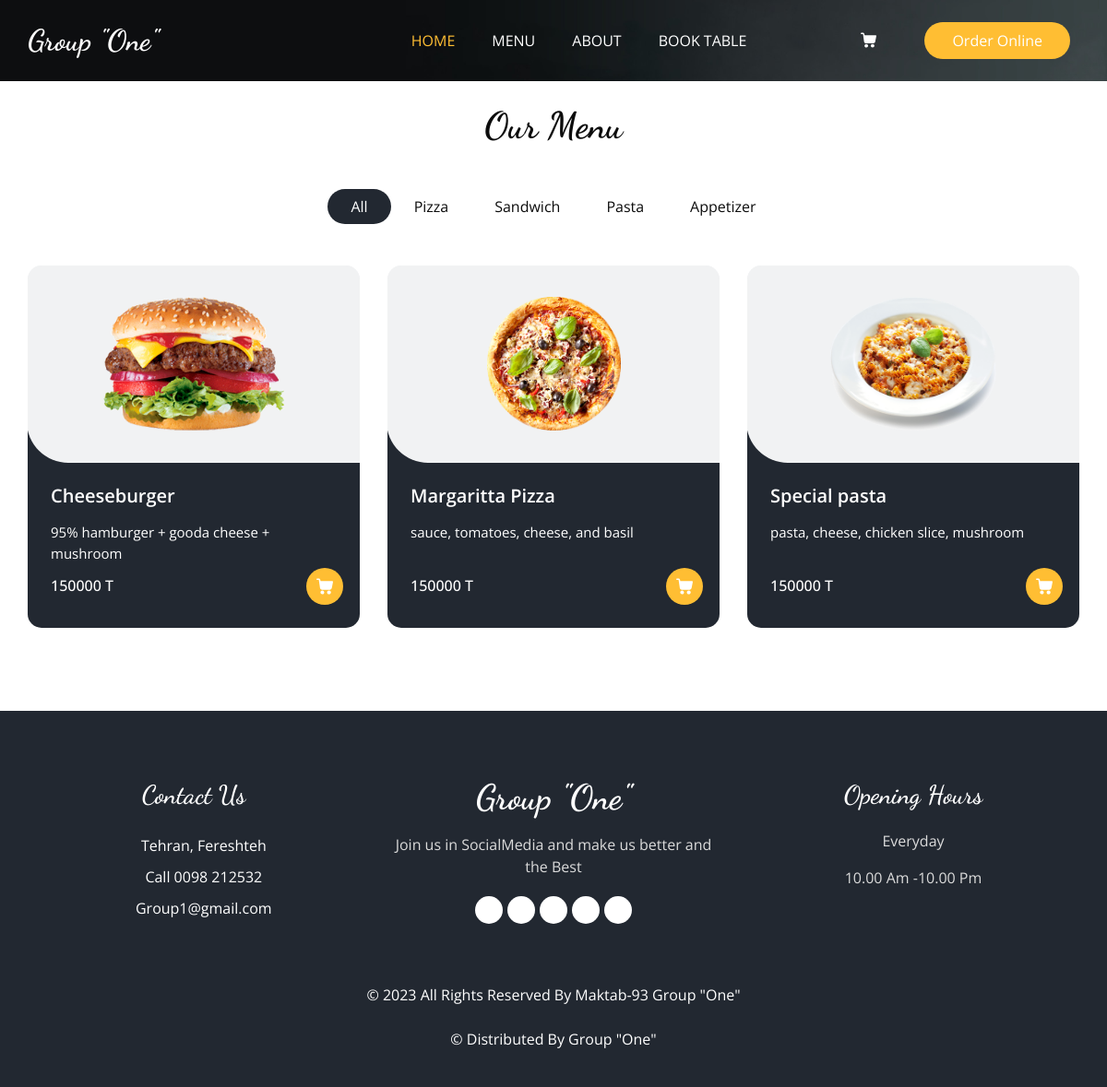
The app's page /menu/ with its own data.
### CafeManagement/home/models.py (models this page shows, shortened)
class RestaurantInfo(ModelInfo):
    title = models.CharField(max_length=50)
    about = models.OneToOneField(
        AboutContent, on_delete=models.SET_NULL, null=True, blank=True
    )
    phone_number = models.CharField(max_length=50)
    address = models.TextField()
    email = models.EmailField()
    opening_hours = models.CharField(max_length=50)

### CafeManagement/menu_items/models.py (models this page shows, shortened)
class Category(ModelInfo):
    name = models.CharField(max_length=150)
    parent_category = models.ForeignKey(
        "Category",
        on_delete=models.CASCADE,
        related_name="categories",
        null=True,
        blank=True,
    )
    class Meta:
        verbose_name_plural = "Categories"
    def __str__(self):
        return self.name

class MenuItem(ModelInfo):
    title = models.CharField(max_length=150)
    price = models.IntegerField()
    category = models.ForeignKey(
        Category,
        on_delete=models.SET_NULL,
        related_name="menuItems",
        null=True,
        blank=True,
    )
    period_time_service = models.DurationField(default=timedelta(seconds=300))
    estimated_cooking_time = models.DurationField(default=timedelta(seconds=300))
    image = models.ImageField(upload_to="images/", default="", null=True, blank=True)
    is_active = models.BooleanField(default=True)
    description = RichTextField()
    class Meta:
        verbose_name_plural = "MenuItems"

### CafeManagement/menu_items/views.py (the view)
# urls.py: path("menu/", views.MenuView.as_view(), name="menu"),
class MenuView(View):
    def get(self, request):
        menu = MenuItem.objects.all()
        categories = Category.objects.all()
        info = RestaurantInfo.objects.first()
        return render(
            request,
            "menu_page.html",
            context={"menu": menu, "categories": categories, "info": info},
        )

### CafeManagement/templates/menu_page.html (shortened to what this page needs)
{% extends 'base.html' %}
{% block content %}
  {% include 'include/menu.html' %}
{% endblock %}

### CafeManagement/templates/include/navbar.html (shortened to what this page needs)
<nav class="navbar navbar-expand-lg custom_nav-container ">
    <a class="navbar-brand" href="{% url 'home' %}">
      <span>
        {{info.title}}
      </span>
    </a>
    <div class="collapse navbar-collapse" id="navbarSupportedContent">
      <ul class="navbar-nav  mx-auto ">
        <li class="nav-item active">
          <a class="nav-link" href="{% url 'home' %}">Home <span class="sr-only">(current)</span></a>
        </li>
        <li class="nav-item">
          <a class="nav-link" href="{% url 'menu' %}">Menu</a>
        </li>
        <li class="nav-item">
          <a class="nav-link" href="{% url 'about' %}">About</a>
        </li>
        <li class="nav-item">
          <a class="nav-link" href="{% url 'book' %}">Book Table</a>
        </li>
      </ul>
      <div class="user_option">
        <a href="{% url 'customer' %}" class="user_link"><i class="fa fa-user" aria-hidden="true"></i></a>
        <a class="cart_link" href="{% url 'cart' %}">
        </a>
        <form class="form-inline">
          <button class="btn  my-2 my-sm-0 nav_search-btn" type="submit">
            <i class="fa fa-search" aria-hidden="true"></i>
          </button>
        </form>
        <a href="" class="order_online">
          Order Online
        </a>
      </div>
    </div>
  </nav>

### CafeManagement/templates/include/menu.html (shortened to what this page needs)
{% load static %}
<br>
<section class="food_section layout_padding-bottom">
  <div class="container">
    <div class="heading_container heading_center">
      <h2>
        Our Menu
      </h2>
    </div>
    <ul class="filters_menu">
      <li class="active" data-filter="*">All</li>
      {% for category in categories %}
      <li data-filter=".{{category}}">{{category|title}}</li>
      {% endfor %}
    </ul>
    <div class="filters-content">
      <div class="row grid">
        {% for menu_item in menu %}
        <div class="col-xs-10 col-sm-8 col-md-6 col-lg-4 all {{menu_item.category}}">
          <div class="box">
            <div>
              <div class="img-box">
                <img src="{{menu_item.image.url}}">
              </div>
              <div class="detail-box">
                <h5>
                  {{menu_item.title}}
                </h5>
                <div style="height: 50px;">
                <p>
                  {{menu_item.description|safe|truncatewords:"8"}}
                </p>
              </div>
                <div class="options">
                  <h6>
                    {{menu_item.price}} T
                  </h6>
                  <div class="row">
                    <div class="p-1">
                    </div>
                    <div class="p-1"><span id="cart_quantity{{menu_item.id}}"></span></div>
                  <div class="p-1">
                </div>
                  <div class="p-1">
                </div>
                  <div class="pr-2">
                  <a href= "javascript:null" onclick="setToMenuCart('{{menu_item.id}}')" id="cart_item{{menu_item.id}}" class="show">
                    <svg version="1.1" id="item{{menu_item.id}}" xmlns="http://www.w3.org/2000/svg" xmlns:xlink="http://www.w3.org/1999/xlink" x="0px" y="0px" viewBox="0 0 456.029 456.029" style="enable-background:new 0 0 456.029 456.029;" xml:space="preserve">
                      <g>
                        <g>
                          <path d="M345.6,338.862c-29.184,0-53.248,23.552-53.248,53.248c0,29.184,23.552,53.248,53.248,53.248
                       c29.184,0,53.248-23.552,53.248-53.248C398.336,362.926,374.784,338.862,345.6,338.862z" />
                        </g>
                      </g>
                      <g>
                        <g>
                          <path d="M439.296,84.91c-1.024,0-2.56-0.512-4.096-0.512H112.64l-5.12-34.304C104.448,27.566,84.992,10.67,61.952,10.67H20.48
                       C9.216,10.67,0,19.886,0,31.15c0,11.264,9.216,20.48,20.48,20.48h41.472c2.56,0,4.608,2.048,5.12,4.608l31.744,216.064
                       c4.096,27.136,27.648,47.616,55.296,47.616h212.992c26.624,0,49.664-18.944,55.296-45.056l33.28-166.4
                       C457.728,97.71,450.56,86.958,439.296,84.91z" />
                        </g>
                      </g>
                      <g>
                        <g>
                          <path d="M215.04,389.55c-1.024-28.16-24.576-50.688-52.736-50.688c-29.696,1.536-52.224,26.112-51.2,55.296
                       c1.024,28.16,24.064,50.688,52.224,50.688h1.024C193.536,443.31,216.576,418.734,215.04,389.55z" />
                        </g>
                      </g>
                      <g>
                      </g>
                      <g>
                      </g>
                      <g>
                      </g>
                      <g>
                      </g>
                      <g>
                      </g>
                      <g>
                      </g>
                      <g>
                      </g>
                      <g>
                      </g>
                      <g>
                      </g>
                      <g>
                      </g>
                      <g>
                      </g>
                      <g>
                      </g>
                      <g>
                      </g>
                      <g>
                      </g>
                      <g>
                      </g>
                    </svg>
                  </a>
                </div>
                </div>
                  </div>
              </div>
            </div>
          </div>
        </div>
        {% endfor %}
  </div>
</section>

### CafeManagement/templates/include/footer.html (shortened to what this page needs)
  <footer class="footer_section">
    <div class="container">
      <div class="row">
        <div class="col-md-4 footer-col">
          <div class="footer_contact">
            <h4>
              Contact Us
            </h4>
            <div class="contact_link_box">
              <a href="https://goo.gl/maps/HTrc35Hpzrodi61J7"  target="_blank" >
                <i class="fa fa-map-marker" aria-hidden="true"></i>
                <span>
                  {{info.address}}
                </span>
              </a>
              <a href="">
                <i class="fa fa-phone" aria-hidden="true"></i>
                <span>
                  Call {{info.phone_number}}
                </span>
              </a>
              <a href="">
                <i class="fa fa-envelope" aria-hidden="true"></i>
                <span>
                  {{info.email}}
                </span>
              </a>
            </div>
          </div>
        </div>
        <div class="col-md-4 footer-col">
          <div class="footer_detail">
            <a href="" class="footer-logo">
              {{info.title}}
            </a>
            <p>
Join us in SocialMedia and make us better and the Best            </p>
            <div class="footer_social">
              <a href="">
                <i class="fa fa-facebook" aria-hidden="true"></i>
              </a>
              <a href="">
                <i class="fa fa-twitter" aria-hidden="true"></i>
              </a>
              <a href="">
                <i class="fa fa-linkedin" aria-hidden="true"></i>
              </a>
              <a href="">
                <i class="fa fa-instagram" aria-hidden="true"></i>
              </a>
              <a href="">
                <i class="fa fa-pinterest" aria-hidden="true"></i>
              </a>
            </div>
          </div>
        </div>
        <div class="col-md-4 footer-col">
          <h4>
            Opening Hours
          </h4>
          <p>
            Everyday
          </p>
          <p>
            {{info.opening_hours}}
          </p>
        </div>
      </div>
      <div class="footer-info">
        <p>
          &copy; <span id="displayYear"></span> All Rights Reserved By
          <a href="https://html.design/">Maktab-93 {{info.title}}</a><br><br>
          &copy;  Distributed By
          <a href="https://themewagon.com/" target="_blank">{{info.title}} </a>
        </p>
      </div>
    </div>
  </footer>

### CafeManagement/static/css/responsive.css (style rules this page uses)
@media (min-width: 1200px) { .container { max-width: 1170px; } }

### records on screen
RestaurantInfo: title "Group \"One\"", address "Tehran, Fereshteh", phone_number "0098 212532", email "Group1@gmail.com", opening_hours "10.00 Am -10.00 Pm"
Category: name "Pizza"
Category: name "Sandwich"
Category: name "Pasta"
Category: name "Appetizer"
MenuItem: image (picture), title "Cheeseburger", description "95% hamburger + gooda cheese + mushroom", price "150000"
MenuItem: image (picture), title "Margaritta Pizza", description "sauce, tomatoes, cheese, and basil", price "150000"
MenuItem: image (picture), title "Special pasta", description "pasta, cheese, chicken slice, mushroom", price "150000"
